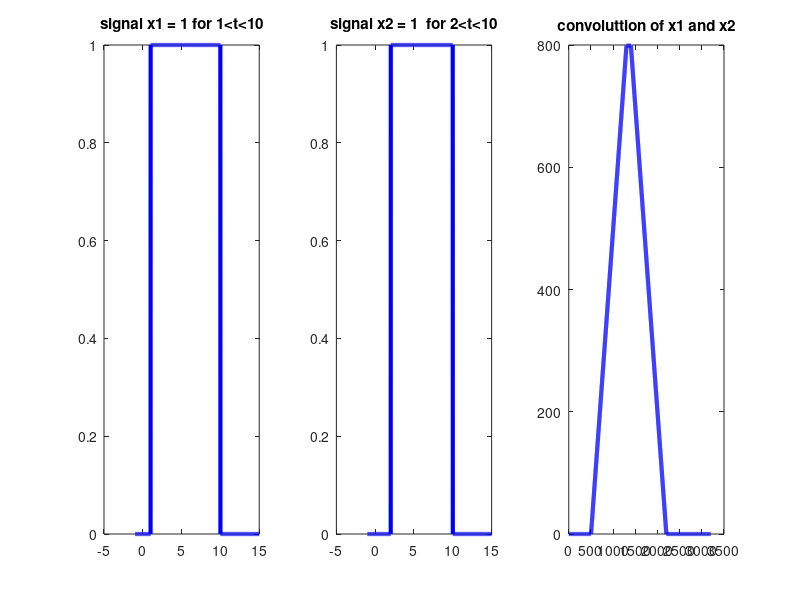

Reproduce this figure in MATLAB.
clc 
close all
clear all
close all 


%%%%practical no. 

%%%%%%%%%%Topic%%%%%%%%%%%%%%%%%%%%%%%%%%%%%
%Finding the convolution of given signal%%%%
%%%%%%%%%%%%%%%%%%%%%%%%%%%%%%%%%%%%%%%%%%%%

%defining the singal x1 = 1 ; 1 < t < 10
t = (-1:0.01:15);
x1 = zeros(size(t));
[row col] =size(t);
for i = 1:col
    if t(1,i)>1 & t(1,i) <10
        x1(1,i) = 1;
    else
        x1(1,i) = 0;
    end
end     

%defining the signal x2 = 1; 2<t<10
x2 = zeros(size(t));
for j = 1:col
    if t(1,j) > 2 & t(1,j) < 10
        x2(1,j) = 1;
    else
        x2(1,j) = 0;
    end
end
   
%finding the convolution of signal 
conv_sig = conv(x1,x2);

%plotting the graphs
%%original sinal 
subplot(1,3,1)
plot(t,x1, 'b', 'linewidth' ,3)
title('signal x1 = 1 for 1<t<10')
subplot(1,3,2)
plot(t,x2, 'b', 'linewidth' ,3)
title('signal x2 = 1  for 2<t<10')
%convolution graph 
subplot(1,3,3)
plot(conv_sig,'b','linewidth',3)
title('convoluttion of x1 and x2')


